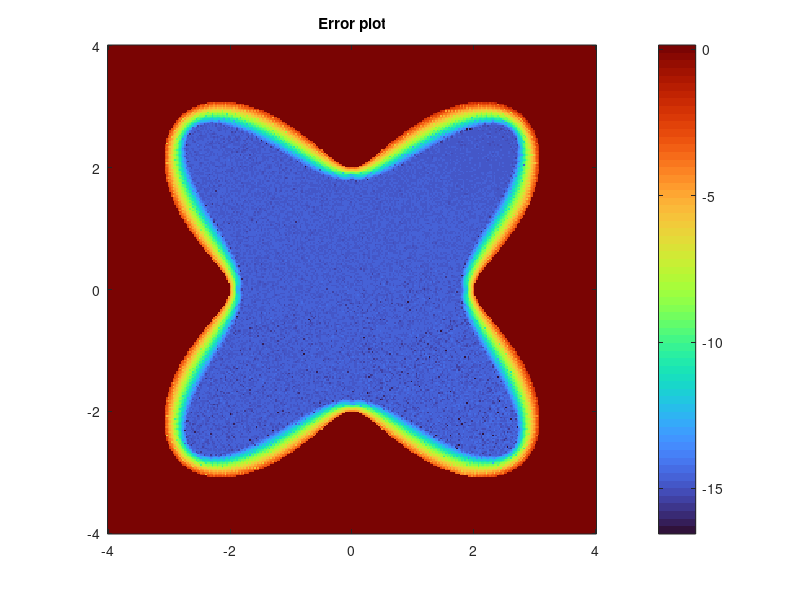

This chart was generated by the following MATLAB code:
N=300;
tvec = linspace(-pi+2*pi/N, pi, N);
rvec = 3+cos(4*tvec+pi);
rprimvec = -4*sin(4.*tvec+pi);
rbisvec = -16*cos(4.*tvec+pi);
y1 = rvec .*cos(tvec);
y2 = rvec .*sin(tvec);
nu1 = rvec .* cos(tvec) + rprimvec .* sin(tvec);
nu2 = rvec .* sin(tvec) - rprimvec .* cos(tvec);
nu1 = nu1 ./ sqrt( rvec.^2+ rprimvec.^2 );
nu2 = nu2 ./ sqrt( rvec.^2+ rprimvec.^2 );

A = zeros(N,N); %Initialize the matrix
vecdsdt = sqrt(rprimvec.^2+rvec.^2); %dsdt definition

%Compute elements in A matrix
for i=1:N
    for j=1:N
        % Element wise concatination
        nu = [nu1(i), nu2(i)];
        r_i = [y1(i), y2(i)];
        r_j = [y1(j), y2(j)];
        
        param = norm(r_i-r_j)^2;
        namnare = 2*pi .* param;
        % Computation
        A(i,j) = dot(nu, (r_i-r_j)/namnare);
    end
end
% Update the diagonal according to the limit
for i=1:N
    taljare = rprimvec(i)^2-0.5*rbisvec(i)*rvec(i) + 0.5*rvec(i)^2;%Numerator
    namnare = 2*pi*(rprimvec(i)^2+rvec(i)^2)^(3/2);%denominator
    A(i,i) = taljare/namnare;    %Computation
end
%Initializing field computation
M = 300; % pick something here
x1field = linspace(-4, 4, M); %defining the boundary points
x2field = linspace(-4, 4, M);
ufield= zeros(M,M); %Numeric solution
exactfield = zeros(M,M); %Analytical function
%Defining given u and partial derivatives
u_func = @(x, y) exp((x + 0.3 * y) / 3) .* sin((0.3 .* x - y) / 3);
dx_u_func = @(x,y) exp((x + 0.3 * y) / 3) .* ((1/3).*sin((0.3.*x - y) / 3) + 0.1.*cos((0.3.* x - y)/3));
dy_u_func = @(x,y) exp((x + 0.3 * y) / 3) .* (0.1.*sin((0.3.*x - y) / 3) - (1/3).*cos((0.3.*x - y)/3));
% Dot product of the derivative and normal vector on the boundary of D
g_x = dx_u_func(y1,y2).*nu1;
g_y = dy_u_func(y1,y2).*nu2;
gvec = g_y'+g_x';
hvec = (-eye(N)/2+ 2*pi/N* A* diag(vecdsdt))\gvec; %Numerical solution to h
hvec = hvec.'; % Transponation
%Computation for loop of the analytical and numeric fields using the given
for ix1=1:M
    for ix2=1:M
        x1=x1field(ix1);
        x2=x2field(ix2);
        t=angle(complex(x1,x2));
        radius= 3+cos(4*t+pi); %formula for rvec
        if x1^2+ x2^2< radius^2
           phivec = log(vecnorm([y1;y2] - [x1;x2]))/(2*pi); %kernel expression in terms of xi, yi, i=1,2
           exactfield(ix1,ix2) = u_func(x1,x2); % using our analytical function
           ufield(ix1,ix2) = (phivec *(hvec.* vecdsdt).')*2*pi/N; %computing the numeric field
        end
    end
end
%Finding the average over a square matrix.
mean_num_matrix = mean(ufield(M/3:M*2/3,M/3:M*2/3), 'all');
mean_anal_matrix = mean(exactfield(M/3:M*2/3,M/3:M*2/3),'all');
% Finding the numeric solution adjusted with the constant
ufield_1 = ufield-mean_num_matrix+mean_anal_matrix;
errorfield = log10(abs(ufield_1-exactfield));

%% plotting using the given code in the appendix
imagesc(x1field, x2field, exactfield.')
axis xy
colormap turbo
pbaspect([1 1 1])
colorbar
title('Analytic solution of u(x,y)')

%%
imagesc(x1field, x2field, ufield_1.')
axis xy
colormap turbo
pbaspect([1 1 1])
colorbar
title('Numerical solution of u(x,y)')


%%
imagesc(x1field, x2field, errorfield.')
axis xy
colormap turbo
pbaspect([1 1 1])
colorbar
title('Error plot')
